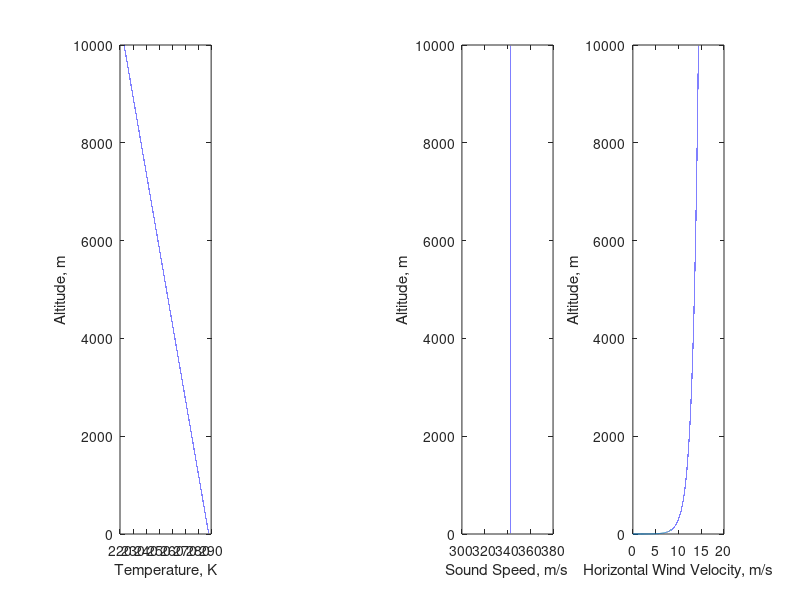

Write the MATLAB code that produced this figure. (Note: this script raises an error after producing the figure.)
%%
% FINAL PROJECT: AIRCRAFT NOISE RAY TRACING 3D
% AA201B STANFORD SPRING 2023
% ROBERT COLLINS

%% SETUP
clear; 
% close all;

%% SIMULATION PARAMETERS
dz = 0.1; % m
dt = 0.1; %s

z_range = [0, 10000]; %m
x_range = [-1000, 1000]; %m
y_range = [-1000, 1000];
t_max = 60; %s

%% PHYSICAL PARAMETERS
% Physical Constants
%   Schafer and Vorlander
% temperature gradient
T_0 = 288.15; % Reference sea level temperature, K
L_b = 0.0065; % Temperature lapse rate, K/m

gamma= 1.4; % adiabatic index
R = 287.058; % molar gas constant, dry air, m2/s2

% velocity gradient
% https://en.wikipedia.org/wiki/Log_wind_profile
% https://en.wikipedia.org/wiki/Wind_profile_power_law

% Karman Constant
kar = 0.40; 

% Surface roughness, m 
% https://en.wikipedia.org/wiki/Roughness_length
z_0 = 0.1; 

% Friction velocity
% made this up for now
v_s = 0.05;

%% DEFINE ENVIRONMENT
z = linspace(z_range(1), z_range(2), (diff(z_range))/dz + 1)';
t = linspace(0, t_max, (t_max)/dt + 1)';

% temperature profile
T = T_0 - L_b * z;

% velocity profile
% TODO: ADD POWER LAW ABOVE ~1000M?
vx= v_s/kar .* log(z/z_0)* 10;
vx(z<z_0) = 0;

v = [vx, zeros(size(vx)), zeros(size(vx))]; % x, y, z

% sound speed profile
%c = sqrt(gamma * R * T);
%c = -sawtooth(2*pi*z/max(z), 1/2)*10 + 350;
c = 343*ones(size(z));

% compute derivatives of profiles
v_dz = [zeros(1,3); diff(v,1,1)/dz];
c_dz = [0; diff(c)/dz];

%% INITIAL PLOTTING
% Plot environmental profile
figure(1); clf;
subplot(1,4,1)
plot(T,z)
xlabel('Temperature, K')
ylabel('Altitude, m')

subplot(1,4,3)
plot(c,z)
xlabel('Sound Speed, m/s')
ylabel('Altitude, m')

subplot(1,4,4)
plot(vx,z)
xlabel('Horizontal Wind Velocity, m/s')
ylabel('Altitude, m')

%% RAY TRACE

% 
n_rays_theta = 15;
n_rays_phi = 15;

min_theta = 17/32*pi;
max_theta = 3/4*pi;
min_phi = 0;
max_phi = 2*pi;

% ray angle rel2 positive x
la_theta = linspace(min_theta, max_theta, n_rays_theta);
la_phi = linspace(min_phi, max_phi, n_rays_phi+1);
la_phi = la_phi(1:end-1);

r_0 = [0,0,5000];

cmap = parula(n_rays_theta);
figure(2); clf; hold on
ax = gca();
axis equal
view([1 1 1])
xlabel('x')
ylabel('y')
zlabel('z')
colormap(cmap)
cb = colorbar();
dtheta = (max_theta - min_theta)/(n_rays_theta-1);
clim([min_theta-dtheta/2, max_theta+dtheta/2])
cb.Ticks = la_theta;
cb.TickLabels = compose("%0.2f \\pi", la_theta/pi);
ylabel(cb, 'Ray Launch Elevation')
r = zeros(size(t,1), 3, n_rays_theta, n_rays_phi);
r(1,:,:,:) = repmat(r_0, 1, 1, n_rays_theta, n_rays_phi);

% plot_array = cell(n_rays_theta, n_rays_phi);
% for ii_phi = 1:n_rays_phi
% for ii_theta = 1:n_rays_theta
%     plot_array{ii_theta, ii_phi} = plot3( ...
%         r(:,1,ii_theta,ii_phi), ...
%         r(:,2,ii_theta,ii_phi), ...
%         r(:,3,ii_theta,ii_phi), ...
%         'Color', cmap(ii_theta, :) ...
%     );
% end
% end

for ii_phi = 1:n_rays_phi
for ii_theta = 1:n_rays_theta

    % initialize ray vector
    % r = zeros(size(t, 1), 3);
    % n = zeros(size(t, 1), 3);

    % initial ray normal 
    n = [
        sin(la_theta(ii_theta))*cos(la_phi(ii_phi)) ...
        sin(la_theta(ii_theta))*sin(la_phi(ii_phi)) ...
        cos(la_theta(ii_theta))
    ]; % x, y ,z

    % compute starting ii_z
    [~, ii_z] = min(abs(z-r(1, 3)));

    % compute initial slowness vector
    s = n ./ (c(ii_z) + n * v(ii_z,:)');
    
    % compute slowness perp and omega vec
    s_perp = s(1:2);
    s_z = s(3);
    omega = 1 - v(:,1:2) * s(1:2)';
    
    % compute slowness z derivative
    sz_dt = - omega ./ c .* c_dz - v_dz(:,1:2) * s_perp'; 
    
    max_ii_t = size(t,1);

    % iterate thru time
    for ii_t = 1:size(t,1)-1
        % get current ii_z 
        [~, ii_z] = min(abs(z-r(ii_t, 3, ii_theta, ii_phi)));
        
        if ii_z == 1 || ii_z == size(z, 1)
            max_ii_t = ii_t;
            break
        end

        % EULER METHOD
        % current values
        % sz_dt = - omega(ii_z)./c(ii_z) * c_dz(ii_z) - s(1:2) * v_dz(ii_z,1:2)';
        
        % advance values (euler method)
        r(ii_t+1, :, ii_theta, ii_phi) = r(ii_t,:, ii_theta, ii_phi) + ...
            (c(ii_z).^2 / omega(ii_z) .* [s_perp, s_z] + v(ii_z,:)) .* dt;
        s_z = s_z + sz_dt(ii_z) * dt;

        % advance values (RK4)
        
        % compute next s_z
        % z_1 = z(ii_z);
        % a_1 = g(ii_z);
        % 
        % z_2 = z_1 + dt* a_1/2;
        % [~, ii_z2] = min(abs(z-z_2));
        % a_2 = g(ii_z2);
        % 
        % z_3 = z_1 + dt* a_2/2;
        % [~, ii_z3] = min(abs(z-z_3));
        % a_3 = g(ii_z3);   
        % 
        % z_4 = z_1 + dt* a_3;
        % [~, ii_z4] = min(abs(z-z_4));
        % a_4 = g(ii_z4);
        % 
        % s_next = s;
        % s_next(3) = s(3) + dt/6 * (a_1 + 2*a_2 + 2*a_3 + a_4);
        % s_h = 1/2*(s+s_next);
        % 
        % % compute next r
        % b_1 = c(ii_z).^2 / omega(ii_z) * s + v(ii_z,:);
        % 
        % z_2 = z_1 + dt* b_1(3)/2;
        % [~, ii_z2] = min(abs(z-z_2));
        % b_2 = c(ii_z2).^2 / omega(ii_z2) * s_h + v(ii_z2,:);
        % 
        % z_2 = z_1 + dt* b_2(3)/2;
        % [~, ii_z3] = min(abs(z-z_2));
        % b_3 = c(ii_z3).^2 / omega(ii_z3) * s_h + v(ii_z3,:);
        % 
        % z_4 = z_1 + dt* b_3(3);
        % [~, ii_z4] = min(abs(z-z_4));
        % b_4 = c(ii_z4).^2 / omega(ii_z4) * s_next + v(ii_z4,:);
        % 
        % r_next = r(ii_t,:) + dt/6 * (b_1 + 2*b_2 + 2*b_3 + b_4);

        % % advance values
        % s = s_next;
        % r(ii_t+1, :) = r_next;

        % update plot
        % plot_array{ii_theta, ii_phi}.XData(ii_t) = r(ii_t, 1, ii_theta, ii_phi);
        % plot_array{ii_theta, ii_phi}.YData(ii_t) = r(ii_t, 2, ii_theta, ii_phi);
        % plot_array{ii_theta, ii_phi}.ZData(ii_t) = r(ii_t, 3, ii_theta, ii_phi);
        % pause(0.0001)
    end
    
    plot3( ...
        r(1:max_ii_t, 1, ii_theta, ii_phi),...
        r(1:max_ii_t, 2, ii_theta, ii_phi),...
        r(1:max_ii_t, 3, ii_theta, ii_phi),...
        'Color', cmap(ii_theta,:)...
        );
    pause(0.01)
end
end
